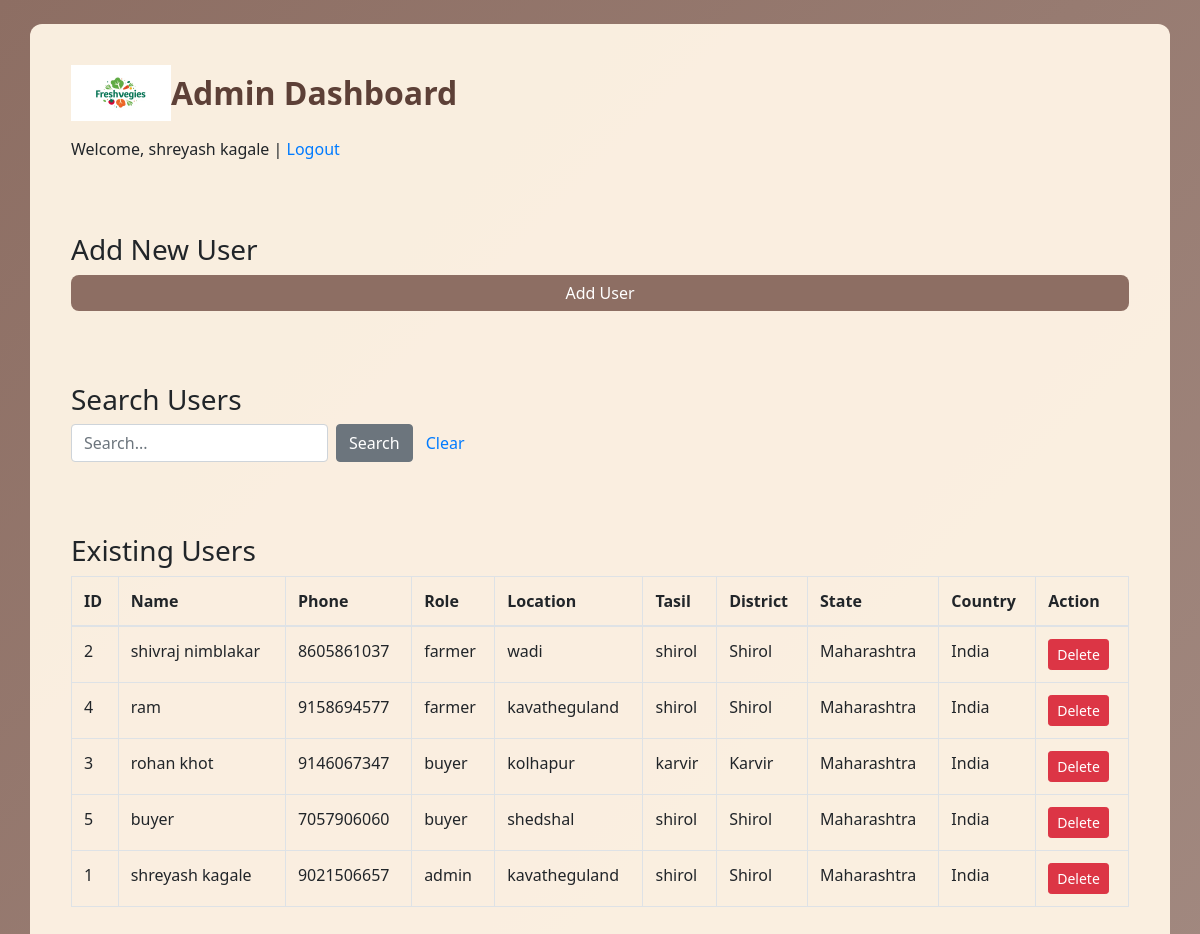
/admin.php (signed in), run on the app's committed database.
### tables this page shows
CREATE TABLE `users` (
  `id` int(11) NOT NULL,
  `name` varchar(100) DEFAULT NULL,
  `password` varchar(255) DEFAULT NULL,
  `role` enum('farmer','buyer','admin') DEFAULT 'buyer',
  `phone` varchar(20) DEFAULT NULL,
  `location` varchar(255) DEFAULT NULL,
  `tasil` varchar(100) NOT NULL,
  `district` varchar(100) DEFAULT NULL,
  `state` varchar(100) DEFAULT NULL,
  `country` varchar(100) DEFAULT 'India'
);

### admin.php (the view, shortened to what this page needs)
<?php
include 'config.php';
$search = $_GET['search'] ?? '';
if (!empty($search)) {
    $sql = "SELECT id, name, phone, role, location, tasil, district, state, country FROM users
            WHERE phone LIKE ? OR location LIKE ? OR tasil LIKE ? OR district LIKE ? OR state LIKE ? OR country LIKE ?
            ORDER BY role";
    $stmt = $conn->prepare($sql);
    $search_param = '%' . $search . '%';
    $stmt->bind_param("ssssss", $search_param, $search_param, $search_param, $search_param, $search_param, $search_param);
    $stmt->execute();
    $result = $stmt->get_result();
    $users = $result->fetch_all(MYSQLI_ASSOC);
    $stmt->close();
} else {
    $result = $conn->query("SELECT id, name, phone, role, location, tasil, district, state, country FROM users ORDER BY role");
    $users = $result->fetch_all(MYSQLI_ASSOC);
}
?>
<!DOCTYPE html>
<html>
<head>
    <link rel="stylesheet" href="https://stackpath.bootstrapcdn.com/bootstrap/4.5.2/css/bootstrap.min.css">
    <link rel="stylesheet" href="admin.css">
</head>
<body>
<div class="container mt-4">
    <div class="admin-header p-3 mb-4">
        <div class="d-flex align-items-center mb-3">
            <img src="uploads/freshvegies logo.jpg" alt="Freshvegies logo" class="page-logo">
            <h2 class="mb-0">Admin Dashboard</h2>
        </div>
        <p>
            Welcome, <?php echo htmlspecialchars($_SESSION['user_name']); ?> |
            <a href="login.php">Logout</a>
        </p>
    </div>
    <div class="card-box p-3 mb-4">
        <h3>Add New User</h3>
        <button class="btn btn-primary mb-3" onclick="toggleForm()">Add User</button>
    </div>
    <div class="card-box p-3 mb-4">
        <h3>Search Users</h3>
        <form method="GET" class="form-inline mb-3">
            <input type="text" name="search" class="form-control mr-2"
                   placeholder="Search..."
                   value="<?php echo isset($search) ? htmlspecialchars($search) : ''; ?>">
            <button type="submit" class="btn btn-secondary">Search</button>
            <a href="admin.php" class="btn btn-link">Clear</a>
        </form>
    </div>
    <div class="card-box p-3">
        <h3>Existing Users</h3>
        <table class="table table-bordered">
            <thead>
                <tr>
                    <th>ID</th>
                    <th>Name</th>
                    <th>Phone</th>
                    <th>Role</th>
                    <th>Location</th>
                    <th>Tasil</th>
                    <th>District</th>
                    <th>State</th>
                    <th>Country</th>
                    <th>Action</th>
                </tr>
            </thead>
            <tbody>
                <?php foreach ($users as $user) { ?>
                    <tr>
                        <td><?php echo $user['id']; ?></td>
                        <td><?php echo htmlspecialchars($user['name']); ?></td>
                        <td><?php echo htmlspecialchars($user['phone']); ?></td>
                        <td><?php echo htmlspecialchars($user['role']); ?></td>
                        <td><?php echo htmlspecialchars($user['location']); ?></td>
                        <td><?php echo htmlspecialchars($user['tasil']); ?></td>
                        <td><?php echo htmlspecialchars($user['district']); ?></td>
                        <td><?php echo htmlspecialchars($user['state']); ?></td>
                        <td><?php echo htmlspecialchars($user['country']); ?></td>
                        <td>
                            <form method="POST" style="display:inline;">
                                <button type="submit" name="delete_user"
                                    class="btn btn-danger btn-sm"
                                    onclick="return confirm('Delete this user?')">
                                    Delete
                                </button>
                            </form>
                        </td>
                    </tr>
                <?php } ?>
            </tbody>
        </table>
    </div>
</div>
</body>
</html>

### admin.css (style rules this page uses)
body { background: linear-gradient(135deg, #8D6E63, #A1887F); font-family: 'Segoe UI', Tahoma, Geneva, Verdana, sans-serif; min-height: 100vh; }
.container { background-color: rgba(255, 245, 230, 0.95); padding: 25px; border-radius: 12px; margin-top: 30px; }
h2 { font-weight: 600; margin-bottom: 20px; color: #5D4037; }
.btn-primary { background-color: #8D6E63; border: none; width: 100%; border-radius: 8px; transition: 0.3s; }
.page-logo { display: inline-block; height: 56px; width: auto; margin: 0; }

### data on the page
users: id "2", name "shivraj nimblakar", phone "8605861037", role "farmer", location "wadi", tasil "shirol", district "Shirol", state "Maharashtra", country "India"
users: id "4", name "ram", phone "9158694577", role "farmer", location "kavatheguland", tasil "shirol", district "Shirol", state "Maharashtra", country "India"
users: id "3", name "rohan khot", phone "9146067347", role "buyer", location "kolhapur", tasil "karvir", district "Karvir", state "Maharashtra", country "India"
users: id "5", name "buyer", phone "7057906060", role "buyer", location "shedshal", tasil "shirol", district "Shirol", state "Maharashtra", country "India"
users: id "1", name "shreyash kagale", phone "9021506657", role "admin", location "kavatheguland", tasil "shirol", district "Shirol", state "Maharashtra", country "India"

### other printed values
$_SESSION['user_name'] "shreyash kagale"
